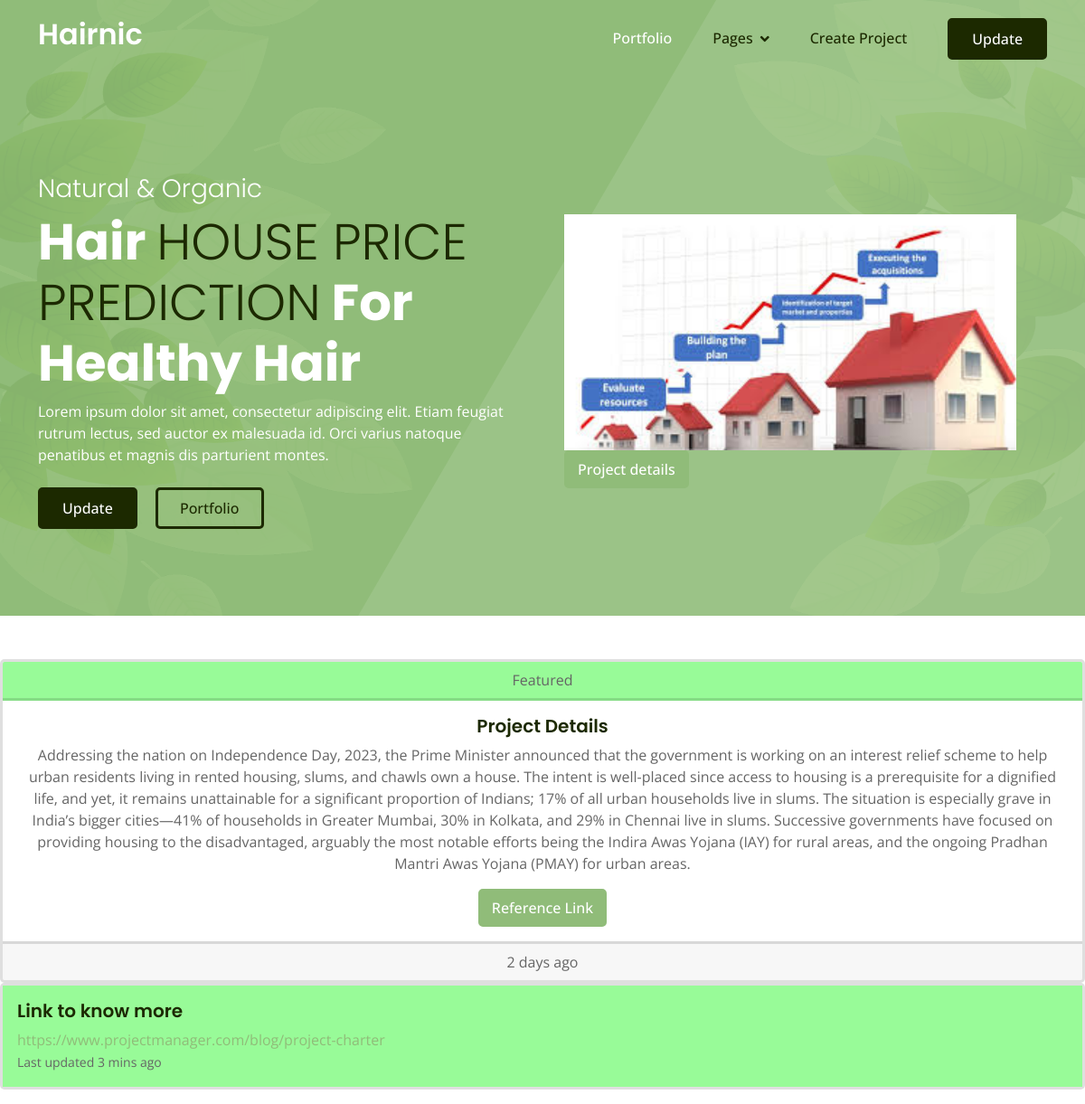
The app's page /indexi_id/25 with its own data.
### userapp/models.py (models this page shows, shortened)
class Project(models.Model):
    Project_Name= models.CharField(max_length=500)
    image=models.ImageField(upload_to='media/',blank=True)
    Description = models.TextField(max_length=2000)
    Link = models.CharField(max_length=200)

### userapp/views.py (the view)
# urls.py: path('indexi_id/<int:profile_id>',views.IndexI,name='indexi_id'),
def IndexI(request, profile_id=None):
    if profile_id:
        try:
            det1 = Project.objects.get(id=profile_id)
        except Project.DoesNotExist:
            det1 = None
    else:
        det1 = None
    return render(request, 'index.html', {'det1': det1})

### templates/index.html (shortened to what this page needs)
<!DOCTYPE html>
{% extends 'base.html' %}
{% load static %}
{% block content %}
<html lang="en">
<head>
    <link href="https://cdnjs.cloudflare.com/ajax/libs/font-awesome/5.10.0/css/all.min.css" rel="stylesheet">
    <link href="https://cdn.jsdelivr.net/npm/bootstrap-icons@1.4.1/font/bootstrap-icons.css" rel="stylesheet">
    <link href="{% static 'lib/animate/animate.min.css' %}" rel="stylesheet">
    <link href="{% static 'lib/owlcarousel/assets/owl.carousel.min.css' %}" rel="stylesheet">
    <link href="{% static 'css/bootstrap.min.css' %}" rel="stylesheet">
    <link href="{% static 'css/style.css' %}" rel="stylesheet">
</head>
<body>
    <div class="container-fluid sticky-top">
        <div class="container">
            <nav class="navbar navbar-expand-lg navbar-light p-0">
                <a href="index.html" class="navbar-brand">
                    <h2 class="text-white">Hairnic</h2>
                </a>
                <div class="collapse navbar-collapse" id="navbarCollapse">
                    <div class="navbar-nav ms-auto">
                        <a href="#" class="nav-item nav-link active">Portfolio</a>
                        <div class="nav-item dropdown">
                            <a href="#" class="nav-link dropdown-toggle" data-bs-toggle="dropdown">Pages</a>
                        </div>
                        <a href="{% url 'project' %}" class="nav-item nav-link">Create Project</a>
                    </div>
                    <a href="#" class="btn btn-dark py-2 px-4 d-none d-lg-inline-block">Update</a>
                </div>
            </nav>
        </div>
    </div>
    <div class="container-fluid bg-primary hero-header mb-5">
        <div class="container">
            <div class="row g-5 align-items-center">
                <div class="col-lg-6 text-center text-lg-start">
                    <h3 class="fw-light text-white animated slideInRight">Natural & Organic</h3>
                    <h1 class="display-4 text-white animated slideInRight">Hair <span class="fw-light text-dark">{{ det1.Project_Name }}</span> For Healthy Hair</h1>
                    <p class="text-white mb-4 animated slideInRight">Lorem ipsum dolor sit amet, consectetur adipiscing
                        elit. Etiam feugiat rutrum lectus, sed auctor ex malesuada id. Orci varius natoque penatibus et
                        magnis dis parturient montes.</p>
                    {% if det1.id %}
                    <a href="{% url 'update_project' det1.id %}" class="btn btn-dark py-2 px-4 me-3 animated slideInRight">Update</a>
                    {% else %}
                    <a href="#" class="btn btn-danger disabled">Update</a>
                    {% endif %}
                    {% if det1.id %}
                    <a href="{% url 'index_id' det1.id %}" class="btn btn-outline-dark py-2 px-4 animated slideInRight">Portfolio</a>
                    {% else %}
                    <a href="#" class="btn btn-danger disabled">Portfolio</a>
                    {% endif %}
                </div>
                <div class="col-lg-6">
                    <img class="img-fluid animated pulse infinite" src="/media/{{ det1.image }}" width="500" height="300" alt="">
                    <a href="" class="btn btn-primary">Project details</a>
                </div>
            </div>
        </div>
    </div>
   <div class="card text-center">
  <div class="card-header" style="background-color: palegreen;">
    Featured
  </div>
  <div class="card-body">
    <h5 class="card-title">Project Details</h5>
    <p class="card-text">{{ det1.Description }}</p>
    <a href="#" class="btn btn-primary">Reference Link</a>
  </div>
  <div class="card-footer text-body-secondary">
    2 days ago
  </div>
</div>
  <div class="card mb-3">
  <div class="card-body" style="background-color:palegreen;">
    <h5 class="card-title" style="align-content:center;">Link to know more</h5>
    <a href="{{ det1.Link }}">{{ det1.Link }}</a>
    <p class="card-text"><small class="text-body-secondary">Last updated 3 mins ago</small></p>
  </div>
</div>
    {% endblock %}

### templates/base.html (shortened to what this page needs)
<!doctype html>
{% load static %}
<html lang="en">
<head>
    <link href="https://cdn.jsdelivr.net/npm/bootstrap@5.0.2/dist/css/bootstrap.min.css" rel="stylesheet">
    <link rel="stylesheet" href="https://cdnjs.cloudflare.com/ajax/libs/animate.css/4.1.1/animate.min.css">
    <link rel="stylesheet" href="https://cdnjs.cloudflare.com/ajax/libs/font-awesome/4.7.0/css/font-awesome.min.css">
</head>
<body>
    {% block content %}
    {% endblock %}
</body>
</html>

### static/css/style.css (style rules this page uses)
img.animated.pulse { animation-duration: 5s; }
.btn { font-weight: 500; transition: .5s; }
.btn.btn-primary { color: var(--bs-white); }
.sticky-top { top: -150px; transition: .5s; }
.navbar { padding: 11px 0 !important; height: 85px; }
.navbar .navbar-nav .nav-link { margin-right: 45px; padding: 0; color: var(--bs-dark); font-weight: 500; transition: .5s; outline: none; }
.navbar .navbar-nav .nav-link:hover, .navbar .navbar-nav .nav-link.active { color: var(--bs-white); }
.navbar .dropdown-toggle::after { border: none; content: "\f107"; font-family: "Font Awesome 5 Free"; font-weight: 900; vertical-align: middle; margin-left: 8px; }
.hero-header { position: relative; margin-top: -85px; padding-top: 12rem; padding-bottom: 6rem; background: url(../img/bg.png) center center no-repeat; background-size: cover; }
.hero-header::before { position: absolute; content: ""; width: 100%; height: 100%; top: 0; left: 0; background: rgba(255, 255, 255, .1); clip-path: polygon(66% 0, 100% 0, 100% 100%, 33% 100%); }
.hero-header .container { position: relative; z-index: 1; }

### records on screen
Project: Project_Name "HOUSE PRICE PREDICTION", image (picture), Description "Addressing the nation on Independence Day, 2023, the Prime Minister announced that the government is working on an interest relief scheme to help urban residents living in rented housing, slums, and chawls own a house. The intent is well-placed since access to housing is a prerequisite for a dignified life, and yet, it remains unattainable for a significant proportion of Indians; 17% of all urban households live in slums. The situation is especially grave in India’s bigger cities—41% of households in Greater Mumbai, 30% in Kolkata, and 29% in Chennai live in slums. Successive governments have focused on providing housing to the disadvantaged, arguably the most notable efforts being the…", Link "https://www.projectmanager.com/blog/project-charter"
